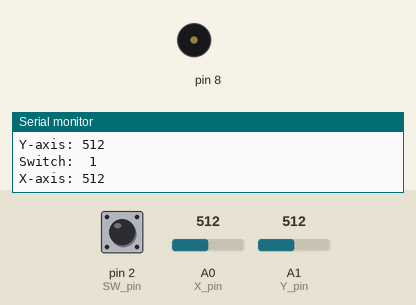
A sketch run on a simulated Arduino Uno, built with avr-gcc and run on an emulated ATmega328P. On the bench: buzzer (waves = sounding), the last lines printed to the serial monitor. The test bench sets the inputs (shaded band); at power-on: A0 (X_pin) = 512, A1 (Y_pin) = 512, pin 2 (SW_pin) HIGH.

Above: at 1.2 s.
1.3 s: A0 (X_pin) set to 54
2.8 s: A0 (X_pin) set to 47
At 4.0 s:
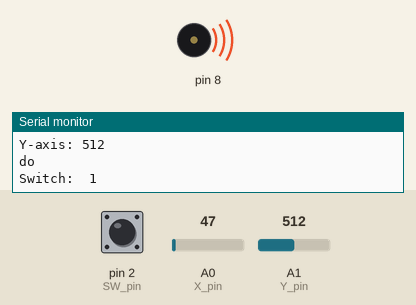
4.3 s: A1 (Y_pin) set to 549
5.8 s: A1 (Y_pin) set to 571
At 6.2 s:
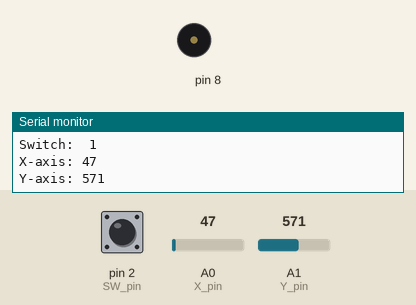
8.8 s: A0 (X_pin) set to 11
11.8 s: A0 (X_pin) set to 8
Timing chart, 0 to 14.8 s (numbered marks = the images above; inputs shaded):
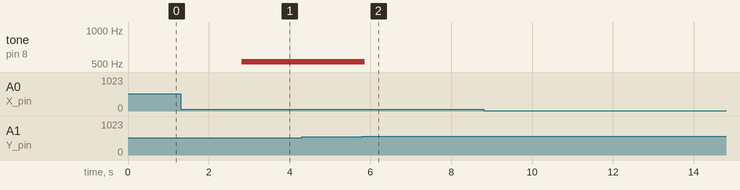

The sketch:

joystick_instrument.ino
```cpp
//www.elegoo.com
//2016.12.09

//ブザー用
#include "pitches.h"

// Arduino pin numbers
const int SW_pin = 2; // digital pin connected to switch output
const int X_pin = A0; // analog pin connected to X output
const int Y_pin = A1; // analog pin connected to Y output

//ブザー設定
// notes in the melody:
int melody[] = {
  NOTE_C5, NOTE_D5, NOTE_E5, NOTE_F5, NOTE_G5, NOTE_A5, NOTE_B5, NOTE_C6};
int duration = 100;  // 500 miliseconds
int x;
int y;

//ジョイスティック設定
int gosa = 50; //誤差範囲
int do1[] = {0,512};
int re[] = {0,0};
int mi[] = {512,0};
int fa[] = {1024,0};
int so[] = {1024,512};
int la[] = {1024,1024};
int si[] = {512,1024};
int do2[] = {0,1024};

void setup() {
  pinMode(SW_pin, INPUT);
  digitalWrite(SW_pin, HIGH);
  Serial.begin(9600);
}

void loop() {
  Serial.print("Switch:  ");
  Serial.print(digitalRead(SW_pin));
  Serial.print("\n");
  Serial.print("X-axis: ");
  Serial.print(analogRead(X_pin));
  Serial.print("\n");
  Serial.print("Y-axis: ");
  Serial.println(analogRead(Y_pin));
  Serial.print("\n\n");
  x = analogRead(X_pin);
  y = analogRead(Y_pin);
  //delay(500);

  //ブザー設定
  //ド1
  if(x >= do1[0]-gosa && x < do1[0]+gosa && y >= do1[1]-gosa && y < do1[1]+gosa){
    tone(8, melody[0], duration);
    Serial.print("do");
    Serial.print("\n\n");
  //レ
  }else if(x >= re[0]-gosa && x < re[0]+gosa && y >= re[1]-gosa && y < re[1]+gosa){
    tone(8, melody[1], duration);
    Serial.print("re");
    Serial.print("\n\n");
  //ミ
  }else if(x >= mi[0]-gosa && x < mi[0]+gosa && y >= mi[1]-gosa && y < mi[1]+gosa){
    tone(8, melody[2], duration);
    Serial.print("mi");
    Serial.print("\n\n");
  //ファ
  }else if(x >= fa[0]-gosa && x < fa[0]+gosa && y >= fa[1]-gosa && y < fa[1]+gosa){
    tone(8, melody[3], duration);
    Serial.print("fa");
    Serial.print("\n\n");
  //ソ
  }else if(x >= so[0]-gosa && x < so[0]+gosa && y >= so[1]-gosa && y < so[1]+gosa){
    tone(8, melody[4], duration);
    Serial.print("so");
    Serial.print("\n\n");
  //ラ
  }else if(x >= la[0]-gosa && x < la[0]+gosa && y >= la[1]-gosa && y < la[1]+gosa){
    tone(8, melody[5], duration);
    Serial.print("la");
    Serial.print("\n\n");
  //シ
  }else if(x >= si[0]-gosa && x < si[0]+gosa && y >= si[1]-gosa && y < si[1]+gosa){
    tone(8, melody[6], duration);
    Serial.print("si");
    Serial.print("\n\n");
  //ド2
  }else if(x >= do2[0]-gosa && x < do2[0]+gosa && y >= do2[1]-gosa && y < do2[1]+gosa){
    tone(8, melody[7], duration);
    Serial.print("do2");
    Serial.print("\n\n");
  }
}
```

Measured:
- the behaviour switches between 50 and 49 on A0 (X_pin) (found by bisection; images 0 and 1)
- the behaviour switches between 561 and 562 on A1 (Y_pin) (found by bisection; images 1 and 2)
- after the input at 2.8 s, tone on pin 8: silent → 523 Hz at once
- after the input at 5.8 s, tone on pin 8: 523 Hz → silent after 0.06 s
